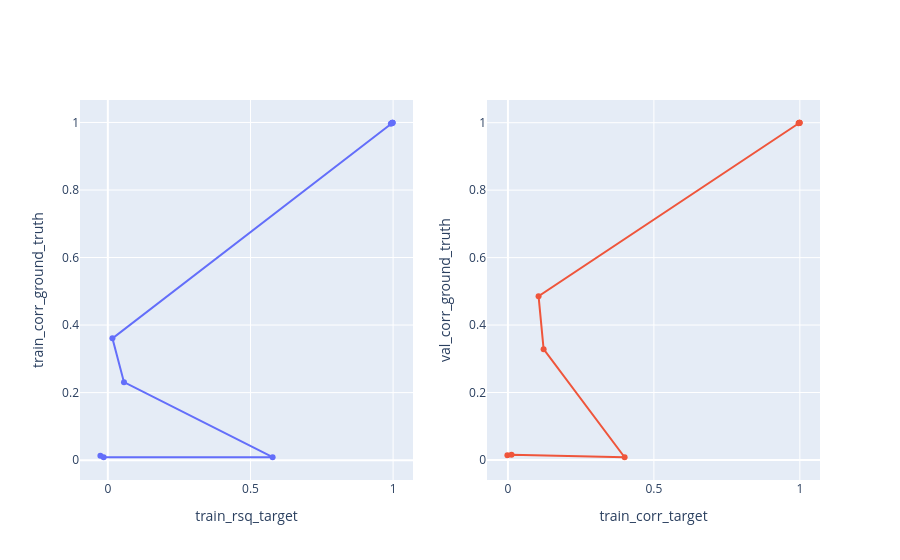

This figure's notebook cell:
### Code cell
analysis.xy_plots([
    (rsq_expr(split="train", y="target"), corr_expr(split="train", y="ground_truth"), True),
    (corr_expr(split="train", y="target"), corr_expr(split="val", y="ground_truth"), True),
])

### Figure 1 — Plotly figure (JSON) as saved in the notebook; plotly's stock layout.template omitted (floating-point values rounded to 4 significant figures)
{"data": [{"customdata": [[0.01, 14, "corr_0.010_r_2"], [0.01, 9, "corr_0.010_r_64"], [0.01, 14, "corr_0.010_r_4096"], [0.1, 9, "corr_0.100_r_16"], [0.1, 9, "corr_0.100_r_512"], [1, 19, "corr_1.000_r_32"], [1, 14, "corr_1.000_r_256"], [1, 19, "corr_1.000_r_512"], [1, 18, "corr_1.000_r_1024"], [1, 18, "corr_1.000_r_4096"]], "hovertemplate": "train_rsq_target: %{x}<br>train_corr_ground_truth: %{y}<br>dataset corr: %{customdata[0]}<br>epoch: %{customdata[1]}<extra>%{customdata[2]}</extra>", "mode": "lines+markers", "name": "train_rsq_target vs train_corr_ground_truth", "showlegend": false, "type": "scatter", "x": [-0.0261, -0.01487, 0.5777, 0.05654, 0.01608, 0.9921, 0.9961, 0.9976, 0.9979, 0.9983], "xaxis": "x", "y": [0.01286, 0.008555, 0.008869, 0.2309, 0.3606, 0.9961, 0.998, 0.9988, 0.999, 0.9991], "yaxis": "y"}, {"customdata": [[0.01, 2, "corr_0.010_r_2"], [0.01, 8, "corr_0.010_r_64"], [0.01, 9, "corr_0.010_r_4096"], [0.1, 7, "corr_0.100_r_16"], [0.1, 8, "corr_0.100_r_512"], [1, 16, "corr_1.000_r_32"], [1, 11, "corr_1.000_r_256"], [1, 16, "corr_1.000_r_512"], [1, 13, "corr_1.000_r_1024"], [1, 18, "corr_1.000_r_4096"]], "hovertemplate": "train_corr_target: %{x}<br>val_corr_ground_truth: %{y}<br>dataset corr: %{customdata[0]}<br>epoch: %{customdata[1]}<extra>%{customdata[2]}</extra>", "mode": "lines+markers", "name": "train_corr_target vs val_corr_ground_truth", "showlegend": false, "type": "scatter", "x": [-0.001804, 0.01233, 0.3997, 0.1222, 0.105, 0.9957, 0.9975, 0.9986, 0.9988, 0.9991], "xaxis": "x2", "y": [0.01397, 0.01509, 0.008035, 0.3285, 0.4858, 0.9985, 0.9993, 0.9997, 0.9997, 0.9998], "yaxis": "y2"}], "layout": {"xaxis": {"anchor": "y", "domain": [0, 0.45], "title": {"text": "train_rsq_target"}}, "xaxis2": {"anchor": "y2", "domain": [0.55, 1], "title": {"text": "train_corr_target"}}, "yaxis": {"anchor": "x", "domain": [0, 1], "title": {"text": "train_corr_ground_truth"}}, "yaxis2": {"anchor": "x2", "domain": [0, 1], "title": {"text": "val_corr_ground_truth"}}}}
